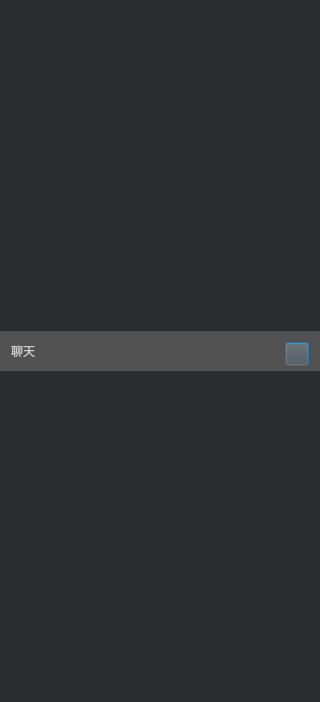
<?xml version="1.0" encoding="UTF-8"?>
<ui version="4.0">
 <class>suspensionDlg</class>
 <widget class="QDialog" name="suspensionDlg">
  <property name="geometry">
   <rect>
    <x>0</x>
    <y>0</y>
    <width>320</width>
    <height>702</height>
   </rect>
  </property>
  <property name="minimumSize">
   <size>
    <width>320</width>
    <height>702</height>
   </size>
  </property>
  <property name="maximumSize">
   <size>
    <width>320</width>
    <height>702</height>
   </size>
  </property>
  <property name="windowTitle">
   <string>CMemberListDlg</string>
  </property>
  <property name="styleSheet">
   <string notr="true">background-color: rgb(43, 44, 46);</string>
  </property>
  <layout class="QVBoxLayout" name="verticalLayout_3">
   <property name="spacing">
    <number>0</number>
   </property>
   <property name="leftMargin">
    <number>0</number>
   </property>
   <property name="topMargin">
    <number>0</number>
   </property>
   <property name="rightMargin">
    <number>0</number>
   </property>
   <property name="bottomMargin">
    <number>0</number>
   </property>
   <item>
    <widget class="CWidget" name="TiltleWdg" native="true">
     <property name="maximumSize">
      <size>
       <width>16777215</width>
       <height>40</height>
      </size>
     </property>
     <property name="styleSheet">
      <string notr="true">background-color: #515151;</string>
     </property>
     <layout class="QHBoxLayout" name="horizontalLayout">
      <item>
       <widget class="QLabel" name="label">
        <property name="styleSheet">
         <string notr="true">
color: #CCCCCC;
font: 16px &quot;PingFangSC-Medium&quot;;
</string>
        </property>
        <property name="text">
         <string>聊天</string>
        </property>
       </widget>
      </item>
      <item>
       <widget class="QPushButton" name="btnClose">
        <property name="minimumSize">
         <size>
          <width>24</width>
          <height>24</height>
         </size>
        </property>
        <property name="maximumSize">
         <size>
          <width>24</width>
          <height>24</height>
         </size>
        </property>
        <property name="styleSheet">
         <string notr="true">QPushButton{
border-image: url(:/sysButton/close_button) 0 72 0 0 ;
}

QPushButton:hover{
border-image: url(:/sysButton/close_button) 0 48 0 24 ;
}

QPushButton:pressed{
border-image: url(:/sysButton/close_button) 0 24 0 48 ;
}</string>
        </property>
        <property name="text">
         <string/>
        </property>
       </widget>
      </item>
     </layout>
    </widget>
   </item>
   <item>
    <layout class="QVBoxLayout" name="verticalLayout"/>
   </item>
  </layout>
 </widget>
 <layoutdefault spacing="6" margin="11"/>
 <customwidgets>
  <customwidget>
   <class>CWidget</class>
   <extends>QWidget</extends>
   <header location="global">cwidget.h</header>
   <container>1</container>
  </customwidget>
 </customwidgets>
 <resources>
  <include location="../../Project/MainUI.qrc"/>
  <include location="../../../VhallLive/project/VhallLive.qrc"/>
 </resources>
 <connections/>
</ui>
